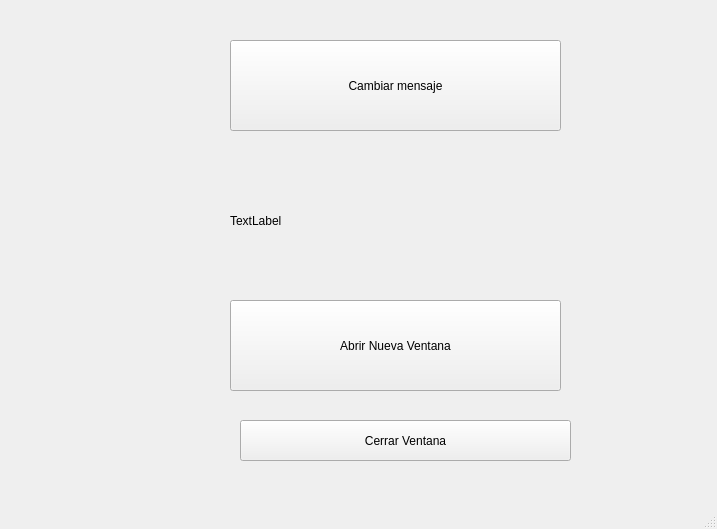
<?xml version="1.0" encoding="UTF-8"?>
<ui version="4.0">
 <class>MainWindow</class>
 <widget class="QMainWindow" name="MainWindow">
  <property name="geometry">
   <rect>
    <x>0</x>
    <y>0</y>
    <width>717</width>
    <height>529</height>
   </rect>
  </property>
  <property name="windowTitle">
   <string>MainWindow</string>
  </property>
  <widget class="QWidget" name="centralwidget">
   <widget class="QLabel" name="label">
    <property name="geometry">
     <rect>
      <x>230</x>
      <y>180</y>
      <width>481</width>
      <height>81</height>
     </rect>
    </property>
    <property name="text">
     <string>TextLabel</string>
    </property>
   </widget>
   <widget class="QPushButton" name="abrir">
    <property name="geometry">
     <rect>
      <x>230</x>
      <y>300</y>
      <width>331</width>
      <height>91</height>
     </rect>
    </property>
    <property name="text">
     <string>Abrir Nueva Ventana</string>
    </property>
   </widget>
   <widget class="QPushButton" name="cambiarmensaje">
    <property name="geometry">
     <rect>
      <x>230</x>
      <y>40</y>
      <width>331</width>
      <height>91</height>
     </rect>
    </property>
    <property name="text">
     <string>Cambiar mensaje</string>
    </property>
   </widget>
   <widget class="QPushButton" name="cerrarVentana">
    <property name="geometry">
     <rect>
      <x>240</x>
      <y>420</y>
      <width>331</width>
      <height>41</height>
     </rect>
    </property>
    <property name="text">
     <string>Cerrar Ventana</string>
    </property>
   </widget>
  </widget>
  <widget class="QMenuBar" name="menubar">
   <property name="geometry">
    <rect>
     <x>0</x>
     <y>0</y>
     <width>717</width>
     <height>26</height>
    </rect>
   </property>
  </widget>
  <widget class="QStatusBar" name="statusbar"/>
 </widget>
 <resources/>
 <connections/>
</ui>
